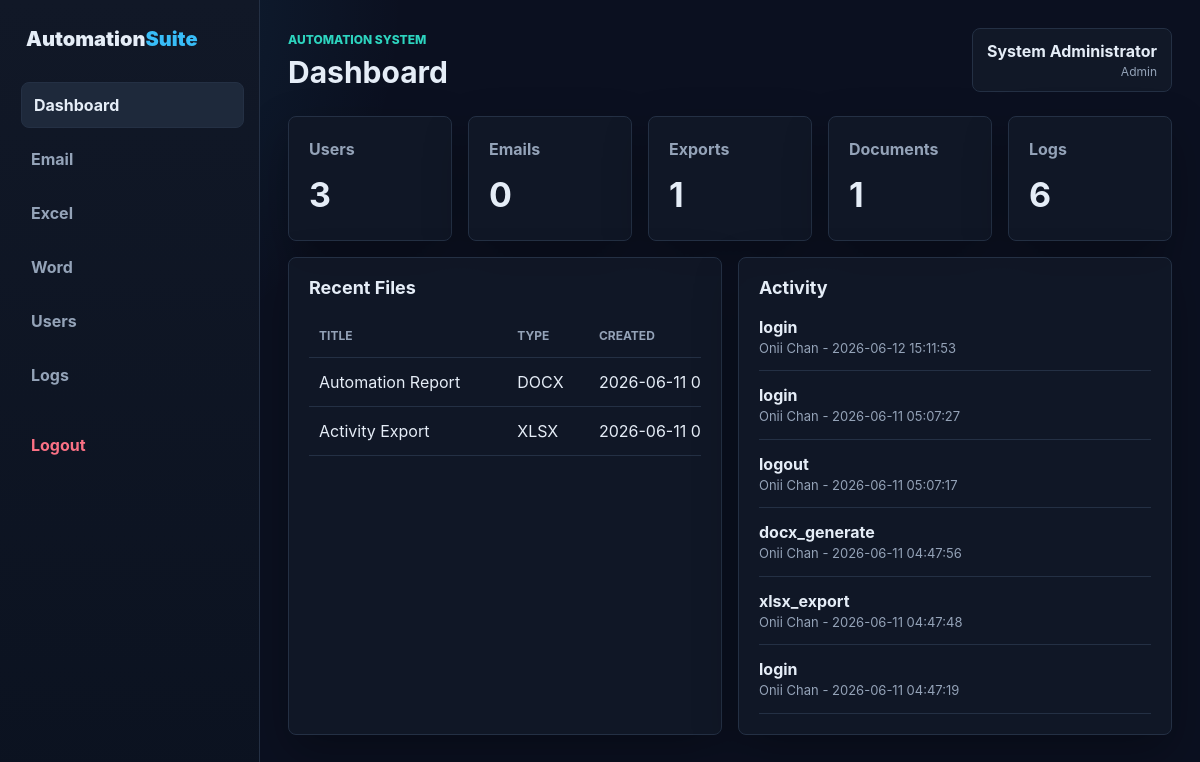
The page /public/dashboard (signed in) on the database its author committed.
### tables this page shows
CREATE TABLE `generated_files` (
  `id` int(11) NOT NULL,
  `user_id` int(11) NOT NULL,
  `type` enum('xlsx','docx') NOT NULL,
  `title` varchar(180) NOT NULL,
  `file_path` varchar(255) NOT NULL,
  `created_at` timestamp NOT NULL DEFAULT current_timestamp()
);

CREATE TABLE `activity_logs` (
  `id` int(11) NOT NULL,
  `user_id` int(11) DEFAULT NULL,
  `action` varchar(120) NOT NULL,
  `details` text DEFAULT NULL,
  `ip_address` varchar(64) DEFAULT NULL,
  `user_agent` varchar(255) DEFAULT NULL,
  `created_at` timestamp NOT NULL DEFAULT current_timestamp()
);

CREATE TABLE `users` (
  `id` int(11) NOT NULL,
  `name` varchar(120) NOT NULL,
  `email` varchar(160) NOT NULL,
  `fullname` varchar(100) NOT NULL,
  `username` varchar(50) NOT NULL,
  `password` varchar(255) NOT NULL,
  `role` enum('admin','employee') DEFAULT 'employee',
  `is_active` tinyint(1) NOT NULL DEFAULT 1,
  `created_at` timestamp NOT NULL DEFAULT current_timestamp()
);

### app/Controllers/Controller.php (called while the page is built, shortened)
<?php
abstract class Controller
{
    protected function view(string $view, array $data = []): void
    {
        require BASE_PATH . '/app/Views/layouts/app.php';
    }
}

### app/Controllers/DashboardController.php (called while the page is built, shortened)
<?php
class DashboardController extends Controller
{
    public function index(): void
    {
        $files = new GeneratedFile();
        $this->view('dashboard/index', [
            'title' => 'Dashboard',
            'user' => $this->currentUser(),
            'stats' => [
                'users' => (new User())->count(),
                'emails' => (new EmailMessage())->count(),
                'exports' => $files->count('xlsx'),
                'documents' => $files->count('docx'),
                'logs' => (new ActivityLog())->count(),
            ],
            'logs' => (new ActivityLog())->latest(8),
            'files' => $files->latest(null, 8),
            'csrf' => $this->csrf(),
        ]);
    }
}

### public/index.php (called while the page is built, shortened)
<?php
require dirname(__DIR__) . '/app/bootstrap.php';
$path = trim(parse_url($_SERVER['REQUEST_URI'], PHP_URL_PATH), '/');
$base = trim(parse_url(config('app.url'), PHP_URL_PATH), '/');
if ($base !== '' && str_starts_with($path, $base)) {
    $path = trim(substr($path, strlen($base)), '/');
}
$path = $path === '' ? 'login' : $path;
$method = $_SERVER['REQUEST_METHOD'];
$routes = [
    'GET login' => [AuthController::class, 'login'],
    'POST login' => [AuthController::class, 'authenticate'],
    'GET register' => [AuthController::class, 'register'],
    'POST register' => [AuthController::class, 'store'],
    'POST logout' => [AuthController::class, 'logout'],
    'GET dashboard' => [DashboardController::class, 'index'],
    'GET email' => [EmailController::class, 'index'],
    'POST email/sync' => [EmailController::class, 'sync'],
    'GET excel' => [ExcelController::class, 'index'],
    'POST excel/export' => [ExcelController::class, 'export'],
    'GET word' => [WordController::class, 'index'],
    'POST word/generate' => [WordController::class, 'generate'],
    'GET logs' => [LogController::class, 'index'],
    'GET users' => [UserController::class, 'index'],
    'POST users/create' => [UserController::class, 'create'],
    'POST users/toggle' => [UserController::class, 'toggle'],
];
$key = $method . ' ' . $path;
[$class, $action] = $routes[$key];
(new $class())->$action();

### app/bootstrap.php (called while the page is built, shortened)
<?php
spl_autoload_register(function (string $class): void {
    $prefix = 'App\\';
    $path = BASE_PATH . '/app/' . str_replace('\\', '/', substr($class, strlen($prefix))) . '.php';
});
function env(string $key, ?string $default = null): ?string
{
    $value = getenv($key);
    return $value === false ? $default : $value;
}
function config(string $key, mixed $default = null): mixed
{
    static $loaded = [];
    [$file, $item] = array_pad(explode('.', $key, 2), 2, null);
    if (!isset($loaded[$file])) {
        $path = BASE_PATH . '/config/' . $file . '.php';
        $loaded[$file] = is_file($path) ? require $path : [];
    }
    return $item === null ? $loaded[$file] : ($loaded[$file][$item] ?? $default);
}
function e(mixed $value): string
{
    return htmlspecialchars((string) $value, ENT_QUOTES, 'UTF-8');
}

### config/database.php (called while the page is built)
<?php
return [
    'host' => env('DB_HOST', '127.0.0.1'),
    'port' => env('DB_PORT', '3306'),
    'name' => env('DB_NAME', 'dtr_automation'),
    'user' => env('DB_USER', ''),
    'pass' => env('DB_PASS', ''),
    'charset' => 'utf8mb4',
];

### config/app.php (called while the page is built)
<?php
return [
    'name' => env('APP_NAME', 'Automation System'),
    'url' => rtrim(env('APP_URL', '/DTR/public'), '/'),
    'env' => env('APP_ENV', 'production'),
];

### app/Models/Database.php (called while the page is built, shortened)
<?php
class Database
{
    private static ?PDO $pdo = null;
    public static function connection(): PDO
    {
        if (self::$pdo instanceof PDO) {
            return self::$pdo;
        }
        $db = config('database');
        $dsn = sprintf(
            'mysql:host=%s;port=%s;dbname=%s;charset=%s',
            $db['host'],
            $db['port'],
            $db['name'],
            $db['charset']
        );
        try {
            self::$pdo = new PDO($dsn, $db['user'], $db['pass'], [
                PDO::ATTR_ERRMODE => PDO::ERRMODE_EXCEPTION,
                PDO::ATTR_DEFAULT_FETCH_MODE => PDO::FETCH_ASSOC,
                PDO::ATTR_EMULATE_PREPARES => false,
            ]);
            return self::$pdo;
        } catch (PDOException $e) {
            http_response_code(500);
            exit('Database connection failed. Check your .env database settings.');
        }
    }
}

### app/Models/Model.php (called while the page is built, shortened)
<?php
abstract class Model
{
    public function __construct()
    {
        $this->db = Database::connection();
    }
}

### app/Models/GeneratedFile.php (called while the page is built, shortened)
<?php
class GeneratedFile extends Model
{
    public function latest(?string $type = null, int $limit = 10): array
    {
        $stmt = $this->db->prepare('SELECT * FROM generated_files ORDER BY created_at DESC LIMIT ?');
        $stmt->bindValue(1, $limit, \PDO::PARAM_INT);
        $stmt->execute();
        return $stmt->fetchAll();
    }
}

### app/Models/ActivityLog.php (called while the page is built, shortened)
<?php
class ActivityLog extends Model
{
    public function latest(int $limit = 15): array
    {
        $stmt = $this->db->prepare(
            'SELECT l.*, u.name FROM activity_logs l LEFT JOIN users u ON u.id = l.user_id ORDER BY l.created_at DESC LIMIT ?'
        );
        $stmt->bindValue(1, $limit, \PDO::PARAM_INT);
        $stmt->execute();
        return $stmt->fetchAll();
    }
}

### app/Views/dashboard/index.php (the view, shortened to what this page needs)
<section class="stats">
  <?php foreach ($stats as $label => $value): ?>
    <article class="card metric">
      <span><?= e(ucfirst($label)) ?></span>
      <strong><?= e($value) ?></strong>
    </article>
  <?php endforeach; ?>
</section>
<section class="grid two">
  <article class="card">
    <div class="card-head"><h2>Recent Files</h2></div>
    <div class="table-wrap">
      <table>
        <thead><tr><th>Title</th><th>Type</th><th>Created</th><th>File</th></tr></thead>
        <tbody>
        <?php foreach ($files as $file): ?>
          <tr>
            <td><?= e($file['title']) ?></td>
            <td><?= e(strtoupper($file['type'])) ?></td>
            <td><?= e($file['created_at']) ?></td>
          </tr>
        <?php endforeach; ?>
        </tbody>
      </table>
    </div>
  </article>
  <article class="card">
    <div class="card-head"><h2>Activity</h2></div>
    <div class="timeline">
      <?php foreach ($logs as $log): ?>
        <div><strong><?= e($log['action']) ?></strong><span><?= e(($log['name'] ?? 'System') . ' - ' . $log['created_at']) ?></span></div>
      <?php endforeach; ?>
    </div>
  </article>
</section>

### public/assets/css/app.css (style rules this page uses)
:root { color-scheme: dark; --bg: #0b1020; --panel: #111827; --panel-2: #0f172a; --line: #243044; --text: #e5edf7; --muted: #94a3b8; --brand: #38bdf8; --brand-2: #2dd4bf; --danger: #fb7185; --success: #34d399; --shadow: 0 18px 45px rgba(0, 0, 0, .28); }
* { box-sizing: border-box; }
body { margin: 0; min-height: 100vh; background: radial-gradient(circle at top left, rgba(56, 189, 248, .14), transparent 28%), var(--bg); color: var(--text); font-family: Inter, Segoe UI, Arial, sans-serif; line-height: 1.5; overflow-x: hidden; }
h1, h2 { margin: 0; line-height: 1.15; }
h2 { font-size: 18px; }
.stats { display: grid; grid-template-columns: repeat(5, minmax(0, 1fr)); gap: 16px; margin-bottom: 16px; }
.grid { display: grid; gap: 16px; }
.grid.two { grid-template-columns: minmax(0, 1fr) minmax(0, 1fr); }
.card { min-width: 0; padding: 20px; border: 1px solid var(--line); border-radius: 8px; background: rgba(17, 24, 39, .94); box-shadow: var(--shadow); animation: cardIn .42s ease both; transition: transform .18s ease, border-color .18s ease, box-shadow .18s ease; }
.metric span { display: block; color: var(--muted); font-weight: 700; }
.metric strong { display: block; margin-top: 8px; font-size: 34px; }
.card-head { display: flex; align-items: center; justify-content: space-between; gap: 16px; margin-bottom: 16px; }
.table-wrap { overflow-x: auto; }
table { width: 100%; min-width: 620px; border-collapse: collapse; }
th, td { padding: 12px 10px; border-bottom: 1px solid var(--line); text-align: left; }
th { color: var(--muted); font-size: 12px; text-transform: uppercase; }
.timeline { display: grid; gap: 12px; }
.timeline div { padding-bottom: 12px; border-bottom: 1px solid var(--line); }
.timeline span { display: block; color: var(--muted); font-size: 13px; }

### rows shown on the page
generated_files: title "Automation Report", type "DOCX", created_at "2026-06-11…"
generated_files: title "Activity Export", type "XLSX", created_at "2026-06-11…"
activity_logs: action "login", user+created_at "Onii Chan - 2026-06-12 15:11:53"
activity_logs: action "login", user+created_at "Onii Chan - 2026-06-11 05:07:27"
activity_logs: action "logout", user+created_at "Onii Chan - 2026-06-11 05:07:17"
activity_logs: action "docx_generate", user+created_at "Onii Chan - 2026-06-11 04:47:56"
activity_logs: action "xlsx_export", user+created_at "Onii Chan - 2026-06-11 04:47:48"
activity_logs: action "login", user+created_at "Onii Chan - 2026-06-11 04:47:19"

### other values the page prints
$label "Dashboard"
$label "Email"
$label "Excel"
$label "Word"
$label "Users"
$label "Logs"
config('app.name') "AUTOMATION SYSTEM"
$title "Dashboard"
$authUser['name'] "System Administrator"
$authUser['role'] "Admin"
$value "3"
$label "Emails"
$value "0"
$label "Exports"
$value "1"
